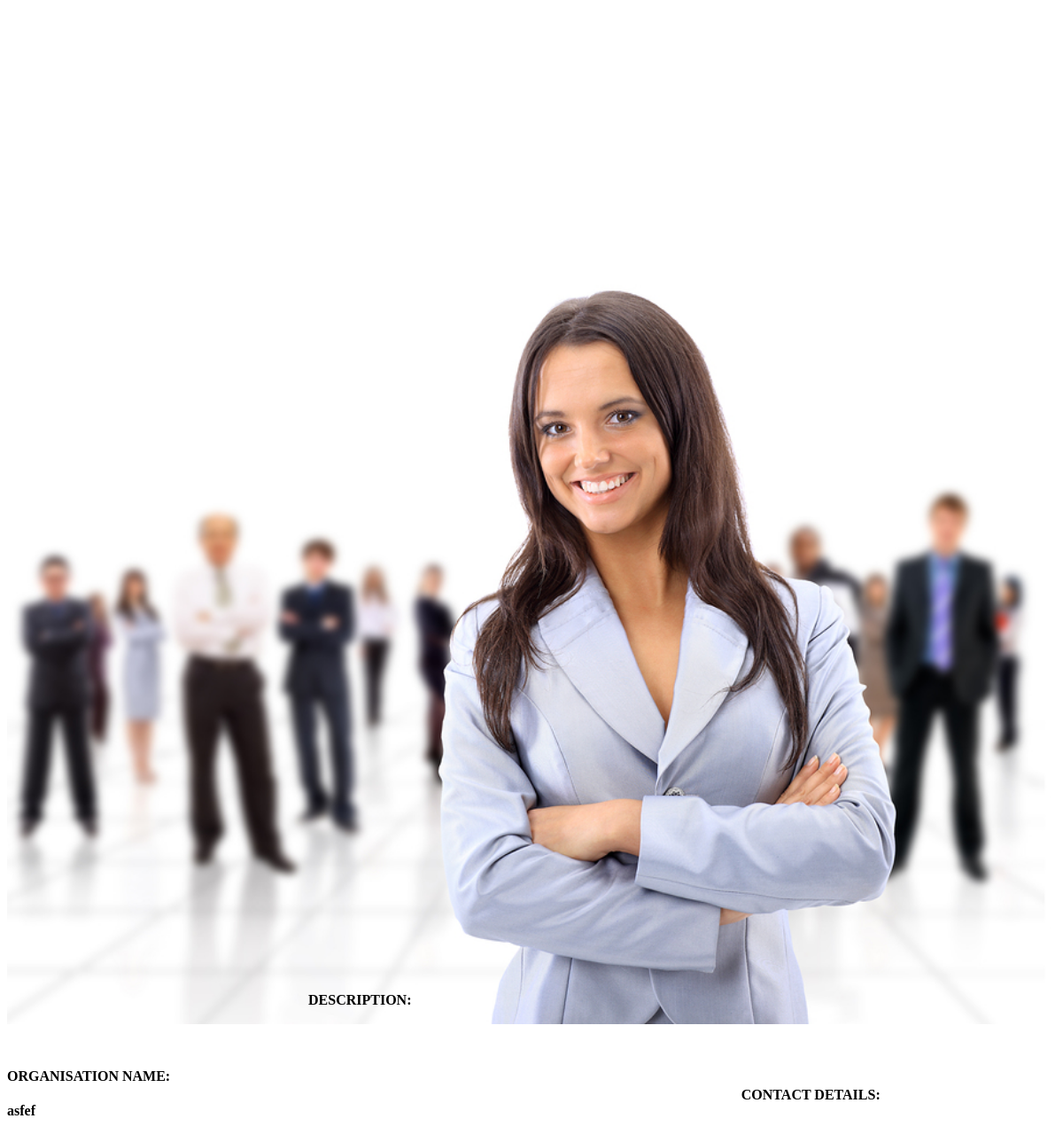
The app's page /orgprofileOuter.php (signed in), older data.
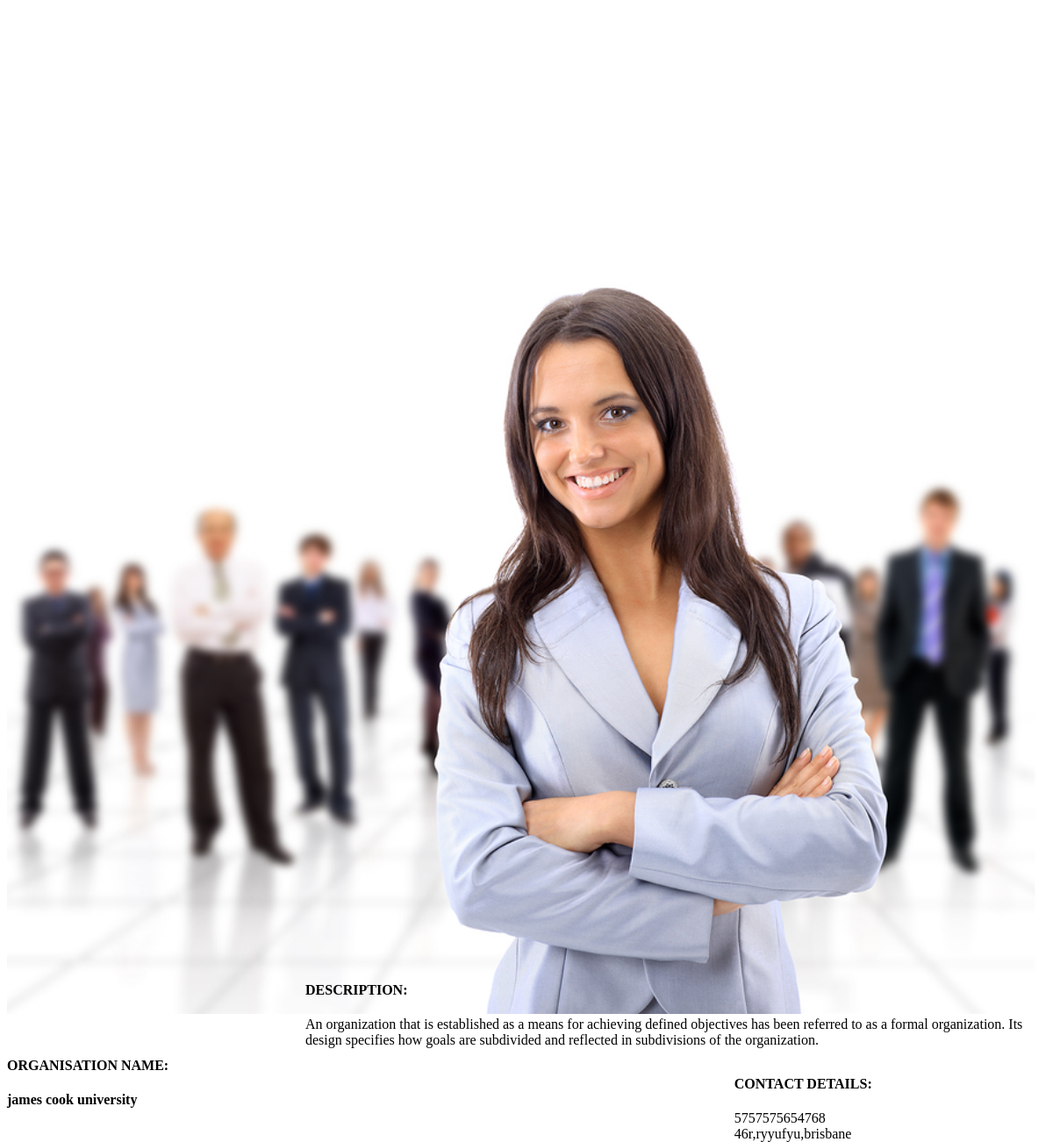
The same page, newer data.
### tables this page shows
CREATE TABLE `organisation` (
  `org_id` int(11) NOT NULL,
  `main_user` int(100) NOT NULL,
  `org_name` varchar(255) DEFAULT NULL,
  `org_desc` varchar(255) DEFAULT NULL,
  `org_logo` blob,
  `org_website` varchar(255) DEFAULT NULL,
  `org_location` varchar(255) DEFAULT NULL,
  `org_phn_no` varchar(255) DEFAULT NULL
);

### admin.php (called while the page is built, shortened)
<?php
class main{
function org_profile_outer($us_id){
	$id=$us_id;
	$sql=mysql_query("SELECT * from organisation WHERE main_user = '$id'") or die(mysql_error());
			$data = mysql_fetch_assoc($sql);
			return $data;
	}
}
$admin = new main;
?>

### orgprofileOuter.php (the view, shortened to what this page needs)
<?php
include 'admin.php';
if(isset($_SESSION["data"])){
$all_data = $_SESSION["data"];
$us_id = $all_data['id'];
$data = $admin->org_profile_outer($us_id);
?>
    <body>
<div class ="container  col-md-12 text-success" style="height:50%; margin-top:290px; margin-left:">
<div class = "col-md-3"><img src="assets/images/abcdef.jpg" / style="width: 100%"></div>
<div class ="col-md-5 text-uppercase" style="height:0%; margin-top:50px;"> <h4> ORGANISATION NAME:<h4><?php echo $data[org_name]; ?> </div>
<div class ="col-md-3"  style="margin-left:70%">
<h4>CONTACT DETAILS:</h4>
<span class="glyphicon glyphicon-globe" style="height:20%"> <?php echo $data[org_phn_no]; ?></span><br />
<span class="glyphicon glyphicon-earphone" style="height:20%"> <?php echo $data[org_location];  ?></span><br />
</div>
</div>
<div class= "container col-md-12 " style= "margin-top:64%; margin-left:590px">
<div style="margin-left: -250px; margin-top: -320px;"><h4> DESCRIPTION:</h4><?php echo $data[org_desc];  ?></div>
</div>
<?php
}else{
	$admin->CheckLogin();
	}
?>

Row changes from the older to the newer data that the page shows:
changed organisation: org_name "asfef" → "james cook university"; org_phn_no (not shown) → "5757575654768"; org_location (not shown) → "46r,ryyufyu,brisbane"; org_desc (not shown) → "An organization that is established as a means for achieving defined objectives has been referred to as a formal organization. Its design specifies how goals are subdivided and reflected in subdivisions of the organization."
